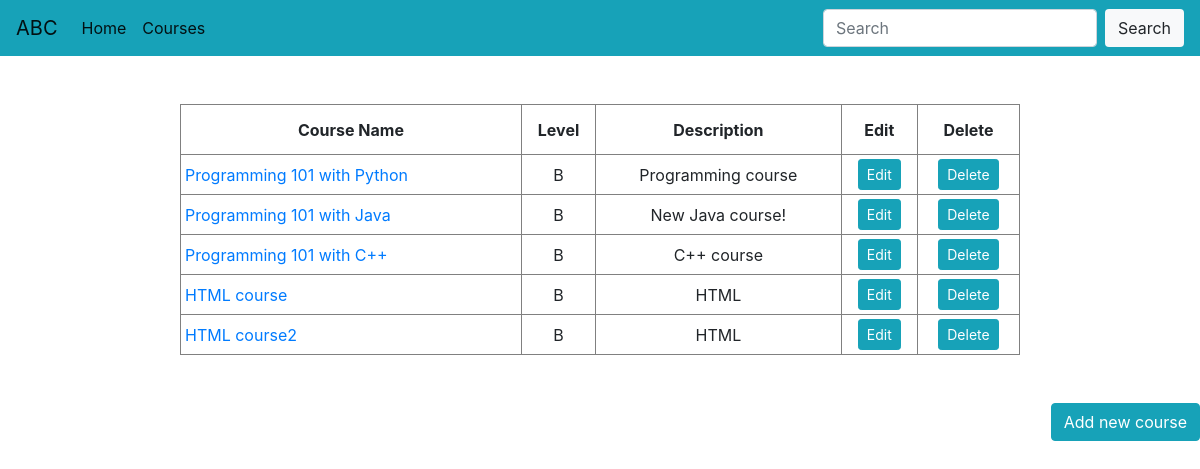
/education/courses/, run on an earlier commit of the app's database.
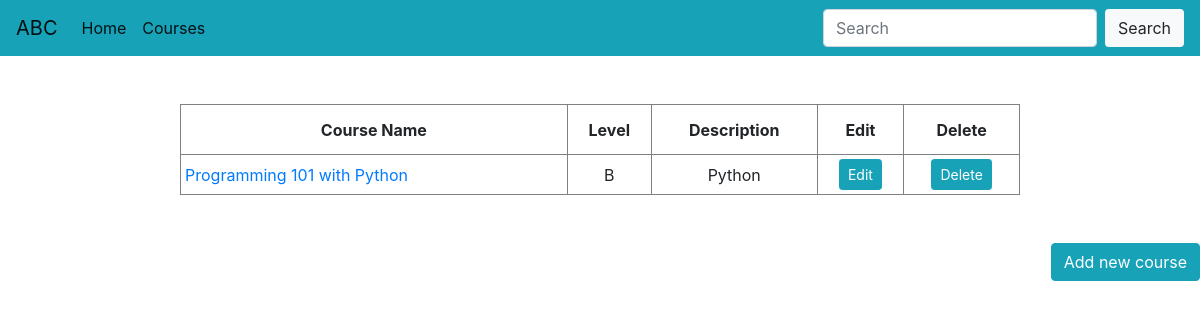
And on a later commit of the database.
### Education/models.py (models this page shows, shortened)
class Course(models.Model):
    name = models.CharField(max_length=255, unique=True)
    description = models.TextField()
    BEGINER = 'B'
    INTERMEDIATE = 'I'
    ADVANCED = 'A'
    LEVELS = [
        (BEGINER, 'Beginer'),
        (INTERMEDIATE, 'Intermediate'),
        (ADVANCED, 'Advanced')
    ]
    level = models.CharField(max_length=255, choices=LEVELS, default=BEGINER)

### Education/views/courses.py (the view)
# urls.py: path('', courses.list, name='list'),
def list(request):
    return render(request, 'courses/list.html',
                  {'courses': Course.objects.all()})

### Education/templates/courses/list.html (shortened to what this page needs)
{% extends "courses/base.html" %} {% block content %}
{% if courses %}
<table class="center">
    <tr>
        <th style="text-align:center;">Course Name</th>
        <th style="text-align:center;">Level</th>
        <th style="text-align:center;">Description</th>
        <th style="text-align:center;">Edit</th>
        <th style="text-align:center;">Delete</th>
    </tr>
    {% for course in courses %}
        <tr>
            <td style="text-align:left;">
                <a href="{% url 'Education:courses:detail' course.id %}">{{ course.name }}</a>
            </td>
            <td style="text-align:center;">{{ course.level }}</td>
            <td style="text-align:center;">{{ course.description }}</td>
            <td style="text-align:center;"><a href="{% url 'Education:courses:edit' course.id %}"><button type="button" class="btn btn-info btn-sm">Edit</button></a></td>
            <td style="text-align:center;"><a href="{% url 'Education:courses:delete' course.id %}"><button type=button class="btn btn-info btn-sm">Delete</button></td>
        </tr>
    {% endfor %}
</table>
{% else %}
    <h2>No courses yet</h2>
{% endif %}
<p class="font-weight text-right"><a href="{% url 'Education:courses:create' %}"><button type="button" class="btn btn-info">Add new course</button></a></p>
{% endblock %}

### Education/templates/courses/base.html (shortened to what this page needs)
<!doctype html>
<html lang="en">
  <head>
    <link rel="stylesheet" href="https://stackpath.bootstrapcdn.com/bootstrap/4.5.0/css/bootstrap.min.css">
  </head>
  <body>
    <nav class="navbar navbar-expand-lg navbar-light bg-info">
      <a class="navbar-brand" href="#">ABC</a>
      <div class="collapse navbar-collapse" id="navbarSupportedContent">
        <ul class="navbar-nav mr-auto">
          <li class="nav-item active">
            <a class="nav-link" href="{% url 'Education:index' %}">Home <span class="sr-only">(current)</span></a>
          </li>
          <li class="nav-item active">
            <a class="nav-link" href="{% url 'Education:courses:list' %}">Courses</a>
         </li>
        </ul>
        <form class="form-inline my-2 my-lg-0">
          <input class="form-control mr-sm-2" type="search" placeholder="Search" aria-label="Search">
          <button class="btn my-2 my-sm-0 bg-light" type="submit">Search</button>
        </form>
      </div>
    </nav>
    <br style = “line-height:5;”><br>
  </body>
</html>
{% block content %} {% endblock %}

### Education/templates/courses/base.html (style rules this page uses)
body { text-align: center; }
table { width: 70%; }
th { border: 0.5px solid gray; height: 50px; }
td { border: 0.5px solid gray; height: 25px; }
table.center { margin-left: auto; margin-right: auto; }
th, td { padding: 4px; }

What changed in the data, as far as the page shows it:
removed Course: name "Programming 101 with Java", level "B", description "New Java course!"
removed Course: name "Programming 101 with C++", level "B", description "C++ course"
removed Course: name "HTML course", level "B", description "HTML"
removed Course: name "HTML course2", level "B", description "HTML"
changed Course "Programming 101 with Python": description "Programming course" → "Python"
